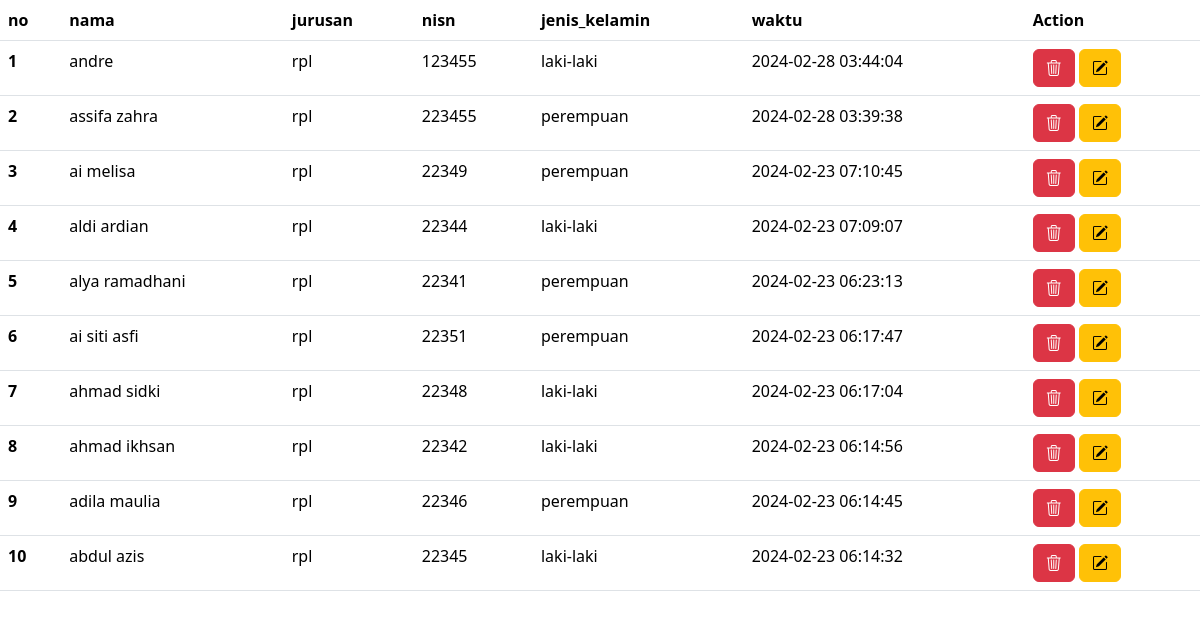
The page /tampil.php on the database its author committed.
### tables this page shows
CREATE TABLE `absen` (
  `no` int(11) NOT NULL,
  `nama` varchar(15) NOT NULL,
  `kelas` varchar(20) NOT NULL,
  `jurusan` varchar(20) NOT NULL,
  `nisn` varchar(20) NOT NULL,
  `jenis_kelamin` varchar(25) NOT NULL,
  `waktu` timestamp NOT NULL DEFAULT current_timestamp() ON UPDATE current_timestamp()
);

### tampil.php (the view, shortened to what this page needs)
<?php
include "boot.php";
include "koneksi.php";
?>
<table class="table">
  <thead>
    <tr>
      <th scope="col">no</th>
      <th scope="col">nama</th>
      <th scope="col">jurusan</th>
      <th scope="col">nisn</th>
      <th scope="col">jenis_kelamin</th>
      <th scope="col">waktu</th>
      <th scope="col">Action</th>
    </tr>
  </thead>
  <tbody>
    <?php
    $tampil = $connect->query("SELECT * FROM absen ORDER BY waktu DESC");
    $no = 0;
    while ($s = $tampil->fetch_array()) {
        $no++;
    ?>
    <tr>
      <th scope="row"><?= $no; ?></th>
      <td><?= $s['nama'] ?></td>
      <td><?= $s['jurusan'] ?></td>
      <td><?= $s['nisn'] ?></td>
      <td><?= $s['jenis_kelamin'] ?></td>
      <td><?= $s['waktu'] ?></td>
      <td>
        <button class="btn btn-danger" onclick="confirmDelete(<?= $s['no']?>)"><i class="bi bi-trash3"></i></button>
        <button class="btn btn-warning" onclick="document.location.href='update.php?id=<?= $s['no']?>'"><i class="bi bi-pencil-square"></i></button>
      </td>
    </tr>
    <?php
    }
    ?>
  </tbody>
</table>

### boot.php (shortened to what this page needs)
<!doctype html>
<html lang="en">
  <head>
    <link href="https://cdn.jsdelivr.net/npm/bootstrap@5.3.2/dist/css/bootstrap.min.css" rel="stylesheet">
    <link rel="stylesheet" href="https://cdn.jsdelivr.net/npm/bootstrap-icons@1.11.3/font/bootstrap-icons.min.css">
  </head>

### rows shown on the page
absen: nama "andre", jurusan "rpl", nisn "123455", jenis_kelamin "laki-laki", waktu "2024-02-28 03:44:04"
absen: nama "assifa zahra", jurusan "rpl", nisn "223455", jenis_kelamin "perempuan", waktu "2024-02-28 03:39:38"
absen: nama "ai melisa", jurusan "rpl", nisn "22349", jenis_kelamin "perempuan", waktu "2024-02-23 07:10:45"
absen: nama "aldi ardian", jurusan "rpl", nisn "22344", jenis_kelamin "laki-laki", waktu "2024-02-23 07:09:07"
absen: nama "alya ramadhani", jurusan "rpl", nisn "22341", jenis_kelamin "perempuan", waktu "2024-02-23 06:23:13"
absen: nama "ai siti asfi", jurusan "rpl", nisn "22351", jenis_kelamin "perempuan", waktu "2024-02-23 06:17:47"
absen: nama "ahmad sidki", jurusan "rpl", nisn "22348", jenis_kelamin "laki-laki", waktu "2024-02-23 06:17:04"
absen: nama "ahmad ikhsan", jurusan "rpl", nisn "22342", jenis_kelamin "laki-laki", waktu "2024-02-23 06:14:56"
absen: nama "adila maulia", jurusan "rpl", nisn "22346", jenis_kelamin "perempuan", waktu "2024-02-23 06:14:45"
absen: nama "abdul azis", jurusan "rpl", nisn "22345", jenis_kelamin "laki-laki", waktu "2024-02-23 06:14:32"
